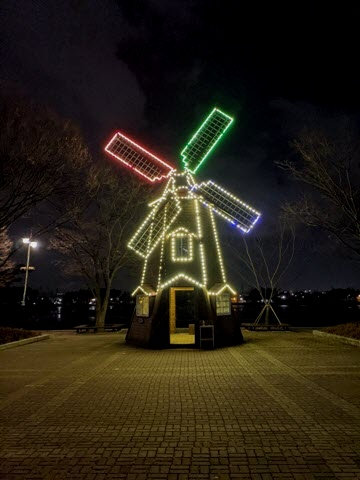
#> input picture images/Nature99(Small)/picture01-2.jpg, 360 x 480 px
$ python 'Code05-02 opencv 기능.py'
#> lines starting #> are read from the running program, lines starting #| are printed output that depends on the picture
# 얼룩말 교재 p121
import cv2

src = cv2.imread("../images/Nature99(Small)/picture01-2.jpg")
#> src is the input picture: shape (480, 360, 3); mean B, G, R 20.6, 32.8, 39.4
dst1 = cv2.cvtColor(src, cv2.COLOR_BGR2GRAY)
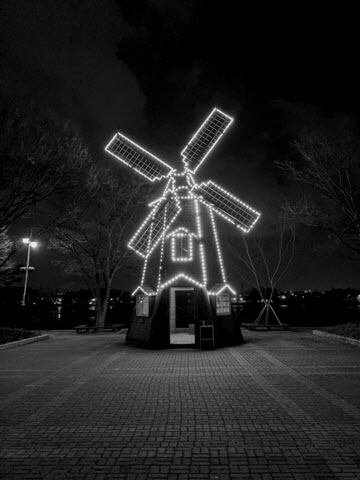
#> dst1: shape (480, 360); min 0, max 238, mean 33.4
dst2 = cv2.cvtColor(src, cv2.COLOR_BGRA2RGBA)
dst3 = cv2.cvtColor(dst1, cv2.COLOR_GRAY2RGB)
cv2.imshow("src", src)
cv2.imshow("gray", dst3)

cv2.waitKey(0)
cv2.destroyAllWindows()


"""
# 다음 미션 cv 전용 함수들 기존 코드에 추가 구현하기
# 추가로 메뉴도 만들어서 cv용 메뉴도 만들것
"""

$ run again, with images/Nature99(Small)/picture01-3.jpg copied over images/Nature99(Small)/picture01-2.jpg
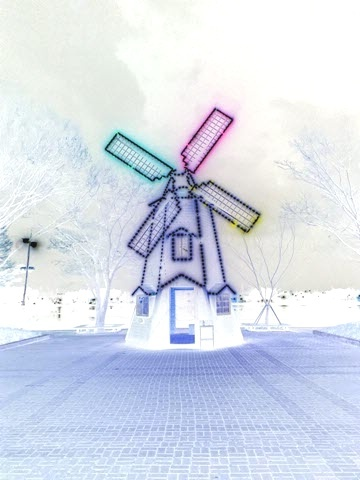
#> input picture images/Nature99(Small)/picture01-3.jpg, 360 x 480 px
#> src is the input picture: shape (480, 360, 3); mean B, G, R 234.2, 222.2, 215.6
#> `dst1 = cv2.cvtColor(src, cv2.COLOR_BGR2GRAY)`:
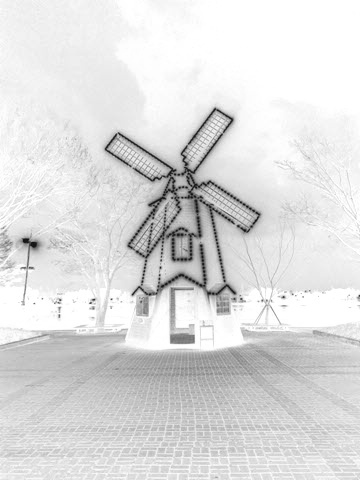
#> dst1: shape (480, 360); min 17, max 255, mean 221.6
